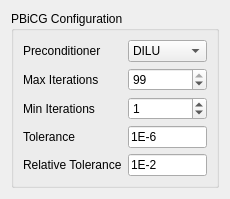
<?xml version="1.0" encoding="UTF-8"?>
<ui version="4.0">
 <class>Form</class>
 <widget class="QWidget" name="Form">
  <property name="geometry">
   <rect>
    <x>0</x>
    <y>0</y>
    <width>201</width>
    <height>170</height>
   </rect>
  </property>
  <property name="windowTitle">
   <string>Form</string>
  </property>
  <layout class="QVBoxLayout" name="verticalLayout">
   <item>
    <widget class="QGroupBox" name="groupBox_2">
     <property name="title">
      <string>PBiCG Configuration</string>
     </property>
     <layout class="QGridLayout" name="gridLayout">
      <item row="0" column="0">
       <widget class="QLabel" name="label">
        <property name="text">
         <string>Preconditioner</string>
        </property>
       </widget>
      </item>
      <item row="0" column="1">
       <widget class="QComboBox" name="comboBox">
        <item>
         <property name="text">
          <string>DILU</string>
         </property>
        </item>
        <item>
         <property name="text">
          <string>Diagonal</string>
         </property>
        </item>
        <item>
         <property name="text">
          <string>None</string>
         </property>
        </item>
       </widget>
      </item>
      <item row="1" column="0">
       <widget class="QLabel" name="label_2">
        <property name="text">
         <string>Max Iterations</string>
        </property>
       </widget>
      </item>
      <item row="1" column="1">
       <widget class="QSpinBox" name="spinBox">
        <property name="value">
         <number>99</number>
        </property>
       </widget>
      </item>
      <item row="2" column="0">
       <widget class="QLabel" name="label_3">
        <property name="text">
         <string>Min Iterations</string>
        </property>
       </widget>
      </item>
      <item row="2" column="1">
       <widget class="QSpinBox" name="spinBox_2">
        <property name="value">
         <number>1</number>
        </property>
       </widget>
      </item>
      <item row="3" column="0">
       <widget class="QLabel" name="label_4">
        <property name="text">
         <string>Tolerance</string>
        </property>
       </widget>
      </item>
      <item row="3" column="1">
       <widget class="QLineEdit" name="lineEdit">
        <property name="text">
         <string>1E-6</string>
        </property>
       </widget>
      </item>
      <item row="4" column="0">
       <widget class="QLabel" name="label_5">
        <property name="text">
         <string>Relative Tolerance</string>
        </property>
       </widget>
      </item>
      <item row="4" column="1">
       <widget class="QLineEdit" name="lineEdit_2">
        <property name="text">
         <string>1E-2</string>
        </property>
       </widget>
      </item>
     </layout>
    </widget>
   </item>
  </layout>
 </widget>
 <resources/>
 <connections/>
</ui>
